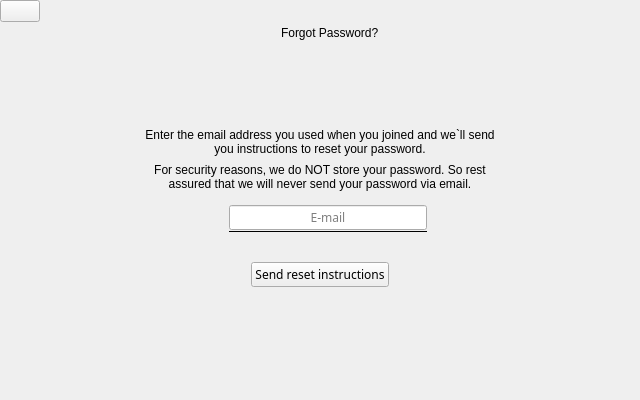
<?xml version="1.0" encoding="UTF-8"?>
<ui version="4.0">
 <class>ForgotPasswordSmall</class>
 <widget class="QWidget" name="ForgotPasswordSmall">
  <property name="geometry">
   <rect>
    <x>0</x>
    <y>0</y>
    <width>640</width>
    <height>400</height>
   </rect>
  </property>
  <property name="windowTitle">
   <string>Form</string>
  </property>
  <layout class="QVBoxLayout" name="verticalLayout">
   <property name="spacing">
    <number>0</number>
   </property>
   <property name="leftMargin">
    <number>0</number>
   </property>
   <property name="topMargin">
    <number>0</number>
   </property>
   <property name="rightMargin">
    <number>0</number>
   </property>
   <property name="bottomMargin">
    <number>0</number>
   </property>
   <item>
    <layout class="QHBoxLayout" name="horizontalLayout_28">
     <property name="spacing">
      <number>0</number>
     </property>
     <item>
      <layout class="QVBoxLayout" name="verticalLayout_30">
       <property name="spacing">
        <number>0</number>
       </property>
       <item>
        <widget class="QPushButton" name="btBack">
         <property name="cursor">
          <cursorShape>PointingHandCursor</cursorShape>
         </property>
         <property name="focusPolicy">
          <enum>Qt::StrongFocus</enum>
         </property>
         <property name="icon">
          <iconset resource="../../DapChainVpnGui/resources/DapChainVpnGui.qrc">
           <normaloff>:/pics/back_icon.png</normaloff>:/pics/back_icon.png</iconset>
         </property>
         <property name="flat">
          <bool>false</bool>
         </property>
        </widget>
       </item>
       <item>
        <spacer name="verticalSpacer_25">
         <property name="orientation">
          <enum>Qt::Vertical</enum>
         </property>
         <property name="sizeType">
          <enum>QSizePolicy::Expanding</enum>
         </property>
         <property name="sizeHint" stdset="0">
          <size>
           <width>20</width>
           <height>10</height>
          </size>
         </property>
        </spacer>
       </item>
      </layout>
     </item>
     <item>
      <spacer name="horizontalSpacer_47">
       <property name="orientation">
        <enum>Qt::Horizontal</enum>
       </property>
       <property name="sizeType">
        <enum>QSizePolicy::Expanding</enum>
       </property>
       <property name="sizeHint" stdset="0">
        <size>
         <width>40</width>
         <height>20</height>
        </size>
       </property>
      </spacer>
     </item>
     <item>
      <layout class="QVBoxLayout" name="verticalLayout_20">
       <property name="spacing">
        <number>0</number>
       </property>
       <item>
        <spacer name="verticalSpacer_24">
         <property name="orientation">
          <enum>Qt::Vertical</enum>
         </property>
         <property name="sizeType">
          <enum>QSizePolicy::Fixed</enum>
         </property>
         <property name="sizeHint" stdset="0">
          <size>
           <width>20</width>
           <height>9</height>
          </size>
         </property>
        </spacer>
       </item>
       <item>
        <layout class="QVBoxLayout" name="verticalLayout_31">
         <item>
          <widget class="QLabel" name="lbTitle">
           <property name="text">
            <string>Forgot Password?</string>
           </property>
          </widget>
         </item>
        </layout>
       </item>
      </layout>
     </item>
     <item>
      <spacer name="horizontalSpacer_48">
       <property name="orientation">
        <enum>Qt::Horizontal</enum>
       </property>
       <property name="sizeType">
        <enum>QSizePolicy::Expanding</enum>
       </property>
       <property name="sizeHint" stdset="0">
        <size>
         <width>40</width>
         <height>20</height>
        </size>
       </property>
      </spacer>
     </item>
     <item>
      <layout class="QVBoxLayout" name="verticalLayout_32">
       <property name="spacing">
        <number>0</number>
       </property>
       <item>
        <widget class="QFrame" name="wgBackSpacing">
         <property name="frameShape">
          <enum>QFrame::NoFrame</enum>
         </property>
         <property name="frameShadow">
          <enum>QFrame::Raised</enum>
         </property>
        </widget>
       </item>
       <item>
        <spacer name="verticalSpacer_28">
         <property name="orientation">
          <enum>Qt::Vertical</enum>
         </property>
         <property name="sizeType">
          <enum>QSizePolicy::Expanding</enum>
         </property>
         <property name="sizeHint" stdset="0">
          <size>
           <width>20</width>
           <height>10</height>
          </size>
         </property>
        </spacer>
       </item>
      </layout>
     </item>
    </layout>
   </item>
   <item>
    <spacer name="verticalSpacer_3">
     <property name="orientation">
      <enum>Qt::Vertical</enum>
     </property>
     <property name="sizeType">
      <enum>QSizePolicy::Fixed</enum>
     </property>
     <property name="sizeHint" stdset="0">
      <size>
       <width>20</width>
       <height>72</height>
      </size>
     </property>
    </spacer>
   </item>
   <item>
    <widget class="QLabel" name="lblTextFirst">
     <property name="text">
      <string>&lt;html&gt;&lt;head/&gt;&lt;body&gt;&lt;p align=&quot;center&quot;&gt;Enter the email address you used when you joined and we`ll send&lt;br&gt;you instructions to reset your password.&lt;/p&gt;&lt;/body&gt;&lt;/html&gt;</string>
     </property>
     <property name="alignment">
      <set>Qt::AlignCenter</set>
     </property>
    </widget>
   </item>
   <item>
    <spacer name="verticalSpacer_5">
     <property name="orientation">
      <enum>Qt::Vertical</enum>
     </property>
     <property name="sizeType">
      <enum>QSizePolicy::Fixed</enum>
     </property>
     <property name="sizeHint" stdset="0">
      <size>
       <width>20</width>
       <height>7</height>
      </size>
     </property>
    </spacer>
   </item>
   <item>
    <widget class="QLabel" name="lblTextSecond">
     <property name="text">
      <string>For security reasons, we do NOT store your password. So rest&lt;br&gt;assured that we will never send your password via email.</string>
     </property>
     <property name="alignment">
      <set>Qt::AlignCenter</set>
     </property>
    </widget>
   </item>
   <item>
    <widget class="QLabel" name="lbMessage">
     <property name="text">
      <string/>
     </property>
     <property name="alignment">
      <set>Qt::AlignCenter</set>
     </property>
    </widget>
   </item>
   <item>
    <layout class="QHBoxLayout" name="horizontalLayout_14">
     <property name="spacing">
      <number>0</number>
     </property>
     <item>
      <spacer name="horizontalSpacer_44">
       <property name="orientation">
        <enum>Qt::Horizontal</enum>
       </property>
       <property name="sizeType">
        <enum>QSizePolicy::Expanding</enum>
       </property>
       <property name="sizeHint" stdset="0">
        <size>
         <width>0</width>
         <height>20</height>
        </size>
       </property>
      </spacer>
     </item>
     <item>
      <widget class="QWidget" name="wgEdits" native="true">
       <layout class="QHBoxLayout" name="horizontalLayout_3">
        <property name="spacing">
         <number>9</number>
        </property>
        <property name="leftMargin">
         <number>0</number>
        </property>
        <property name="topMargin">
         <number>0</number>
        </property>
        <property name="rightMargin">
         <number>0</number>
        </property>
        <property name="bottomMargin">
         <number>0</number>
        </property>
        <item>
         <widget class="QLabel" name="lblMail">
          <property name="sizePolicy">
           <sizepolicy hsizetype="Fixed" vsizetype="Fixed">
            <horstretch>0</horstretch>
            <verstretch>0</verstretch>
           </sizepolicy>
          </property>
          <property name="text">
           <string/>
          </property>
          <property name="scaledContents">
           <bool>true</bool>
          </property>
         </widget>
        </item>
        <item>
         <layout class="QVBoxLayout" name="verticalLayout_5">
          <property name="spacing">
           <number>0</number>
          </property>
          <item>
           <widget class="QLineEdit" name="edMail">
            <property name="font">
             <font>
              <family>Regular</family>
              <weight>50</weight>
              <italic>false</italic>
              <bold>false</bold>
             </font>
            </property>
            <property name="text">
             <string/>
            </property>
            <property name="maxLength">
             <number>336</number>
            </property>
            <property name="alignment">
             <set>Qt::AlignCenter</set>
            </property>
            <property name="placeholderText">
             <string>E-mail</string>
            </property>
           </widget>
          </item>
          <item>
           <widget class="Line" name="lineMail">
            <property name="frameShadow">
             <enum>QFrame::Plain</enum>
            </property>
            <property name="midLineWidth">
             <number>1</number>
            </property>
            <property name="orientation">
             <enum>Qt::Horizontal</enum>
            </property>
           </widget>
          </item>
         </layout>
        </item>
       </layout>
      </widget>
     </item>
     <item>
      <spacer name="horizontalSpacer_46">
       <property name="orientation">
        <enum>Qt::Horizontal</enum>
       </property>
       <property name="sizeType">
        <enum>QSizePolicy::Expanding</enum>
       </property>
       <property name="sizeHint" stdset="0">
        <size>
         <width>0</width>
         <height>20</height>
        </size>
       </property>
      </spacer>
     </item>
    </layout>
   </item>
   <item>
    <spacer name="verticalSpacer">
     <property name="orientation">
      <enum>Qt::Vertical</enum>
     </property>
     <property name="sizeType">
      <enum>QSizePolicy::Fixed</enum>
     </property>
     <property name="sizeHint" stdset="0">
      <size>
       <width>20</width>
       <height>29</height>
      </size>
     </property>
    </spacer>
   </item>
   <item>
    <layout class="QHBoxLayout" name="horizontalLayout_22">
     <property name="topMargin">
      <number>0</number>
     </property>
     <item>
      <spacer name="horizontalSpacer_37">
       <property name="orientation">
        <enum>Qt::Horizontal</enum>
       </property>
       <property name="sizeType">
        <enum>QSizePolicy::Expanding</enum>
       </property>
       <property name="sizeHint" stdset="0">
        <size>
         <width>40</width>
         <height>20</height>
        </size>
       </property>
      </spacer>
     </item>
     <item>
      <widget class="QPushButton" name="btSend">
       <property name="enabled">
        <bool>true</bool>
       </property>
       <property name="font">
        <font>
         <family>Regular</family>
         <weight>50</weight>
         <italic>false</italic>
         <bold>false</bold>
        </font>
       </property>
       <property name="focusPolicy">
        <enum>Qt::StrongFocus</enum>
       </property>
       <property name="text">
        <string>Send reset instructions</string>
       </property>
       <property name="flat">
        <bool>false</bool>
       </property>
      </widget>
     </item>
     <item>
      <spacer name="horizontalSpacer_38">
       <property name="orientation">
        <enum>Qt::Horizontal</enum>
       </property>
       <property name="sizeHint" stdset="0">
        <size>
         <width>40</width>
         <height>20</height>
        </size>
       </property>
      </spacer>
     </item>
    </layout>
   </item>
   <item>
    <spacer name="verticalSpacer_2">
     <property name="orientation">
      <enum>Qt::Vertical</enum>
     </property>
     <property name="sizeType">
      <enum>QSizePolicy::Expanding</enum>
     </property>
     <property name="sizeHint" stdset="0">
      <size>
       <width>20</width>
       <height>113</height>
      </size>
     </property>
    </spacer>
   </item>
  </layout>
 </widget>
 <resources>
  <include location="../../DapChainVpnGui/resources/DapChainVpnGui.qrc"/>
  <include location="../../DapChainVpnGui/resources/DapChainVpnGui.qrc"/>
 </resources>
 <connections/>
</ui>
